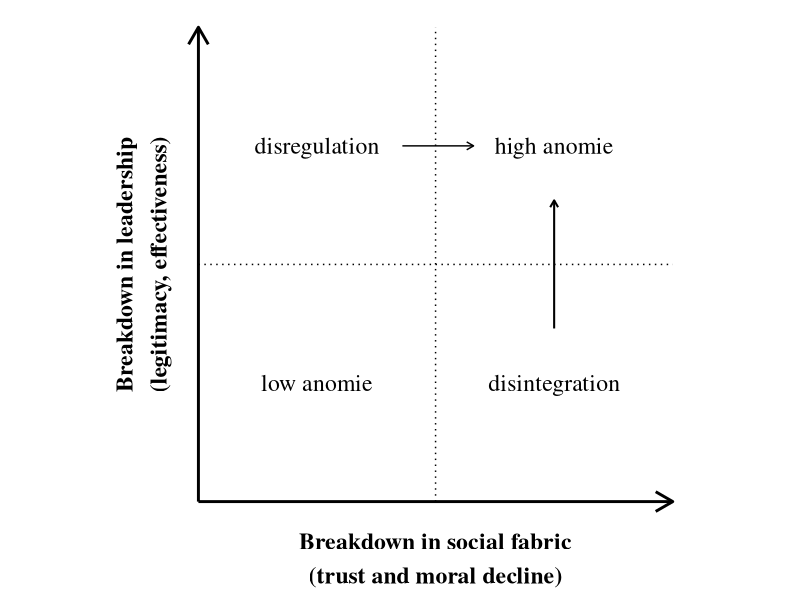

Generate this figure with R:
# Creating Community Health by Simon Lennane ISBN 9781032490045
# Fig 10.1 Conceptual framework of anomie
# from Teymoori A, Bastian B, Jetten J. Towards a psychological analysis of anomie.Polit Psychol. 2017;38(6):1009-1023. doi:10.1111/pops.12377
# reprinted with kind permission of the author
# an error in the original image has been corrected

# this R code creates the image - run in RStudio

# you'll need to install this once if not already installed
  # run this line in console:
  # install.packages("ggplot2") 

library(ggplot2)

p <- ggplot() + coord_fixed() + expand_limits(x = c(-15, 100), y = c(-15, 100))

# axes
p <- p + geom_segment(aes(x = 0, y = 0, xend = 100, yend = 0), size = 1, arrow = arrow(length = unit(0.5, "cm")))
p <- p + geom_segment(aes(x = 0, y = 0, xend = 0, yend = 100), size = 1, arrow = arrow(length = unit(0.5, "cm")))

# label axes
p <- p + annotate(geom = "text", x = 50, y = -12, family="Times", fontface = "bold", label = "Breakdown in social fabric\n(trust and moral decline)", size = 6, colour = "black") 
p <- p + annotate(geom = "text", x = -12, y = 50, family="Times", fontface = "bold", label = "Breakdown in leadership\n(legitimacy, effectiveness)", size = 6, colour = "black", angle = 90) 

# labels
p <- p + annotate(geom = "text", x = 25, y = 25, family="Times", label = "low anomie", size = 6, colour = "black") 
p <- p + annotate(geom = "text", x = 75, y = 25, family="Times", label = "disintegration", size = 6, colour = "black") 
p <- p + annotate(geom = "text", x = 25, y = 75, family="Times", label = "disregulation", size = 6, colour = "black") 
p <- p + annotate(geom = "text", x = 75, y = 75, family="Times", label = "high anomie", size = 6, colour = "black") 

# dotted lines
p <- p + geom_segment(aes(x = 50, y = 0, xend = 50, yend = 100), size = 0.5, linetype = "dotted")
p <- p + geom_segment(aes(x = 0, y = 50, xend = 100, yend = 50), size = 0.5, linetype = "dotted")

# small arrows
p <- p + geom_segment(aes(x = 43, y = 75, xend = 58, yend = 75), size = 0.5, arrow = arrow(length = unit(0.2, "cm")))
p <- p + geom_segment(aes(x = 75, y = 36.5, xend = 75, yend = 63.5), size = 0.7, arrow = arrow(length = unit(0.2, "cm")))

p <- p + theme_void()
p
